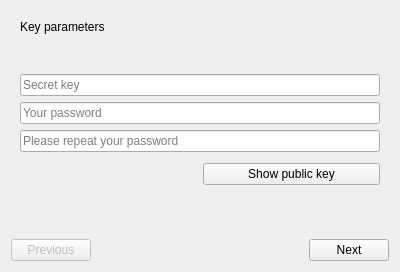
<?xml version="1.0" encoding="UTF-8"?>
<ui version="4.0">
 <class>AccountConfigurationDialog</class>
 <widget class="QDialog" name="AccountConfigurationDialog">
  <property name="geometry">
   <rect>
    <x>0</x>
    <y>0</y>
    <width>400</width>
    <height>272</height>
   </rect>
  </property>
  <property name="windowTitle">
   <string>Add an account</string>
  </property>
  <property name="modal">
   <bool>true</bool>
  </property>
  <layout class="QVBoxLayout" name="verticalLayout">
   <item>
    <widget class="QStackedWidget" name="stacked_pages">
     <property name="currentIndex">
      <number>1</number>
     </property>
     <widget class="QWidget" name="page_init">
      <layout class="QVBoxLayout" name="verticalLayout_4">
       <item>
        <widget class="QGroupBox" name="groupBox">
         <property name="title">
          <string>Account parameters</string>
         </property>
         <layout class="QVBoxLayout" name="verticalLayout_2">
          <item>
           <spacer name="verticalSpacer_3">
            <property name="orientation">
             <enum>Qt::Vertical</enum>
            </property>
            <property name="sizeHint" stdset="0">
             <size>
              <width>20</width>
              <height>40</height>
             </size>
            </property>
           </spacer>
          </item>
          <item>
           <layout class="QHBoxLayout" name="horizontalLayout">
            <item>
             <widget class="QLabel" name="label_action">
              <property name="text">
               <string>Account name (uid)</string>
              </property>
             </widget>
            </item>
            <item>
             <widget class="QLineEdit" name="edit_account_name"/>
            </item>
           </layout>
          </item>
          <item>
           <layout class="QHBoxLayout" name="horizontalLayout_8">
            <property name="topMargin">
             <number>6</number>
            </property>
            <item>
             <spacer name="horizontalSpacer_2">
              <property name="orientation">
               <enum>Qt::Horizontal</enum>
              </property>
              <property name="sizeHint" stdset="0">
               <size>
                <width>40</width>
                <height>20</height>
               </size>
              </property>
             </spacer>
            </item>
            <item>
             <widget class="QPushButton" name="button_delete">
              <property name="styleSheet">
               <string notr="true">color: rgb(255, 0, 0);</string>
              </property>
              <property name="text">
               <string>Delete account</string>
              </property>
             </widget>
            </item>
           </layout>
          </item>
          <item>
           <spacer name="verticalSpacer_4">
            <property name="orientation">
             <enum>Qt::Vertical</enum>
            </property>
            <property name="sizeHint" stdset="0">
             <size>
              <width>20</width>
              <height>40</height>
             </size>
            </property>
           </spacer>
          </item>
         </layout>
        </widget>
       </item>
      </layout>
     </widget>
     <widget class="QWidget" name="page_brainwallet">
      <layout class="QVBoxLayout" name="verticalLayout_7">
       <item>
        <widget class="QLabel" name="label_3">
         <property name="text">
          <string>Key parameters</string>
         </property>
        </widget>
       </item>
       <item>
        <spacer name="verticalSpacer_2">
         <property name="orientation">
          <enum>Qt::Vertical</enum>
         </property>
         <property name="sizeHint" stdset="0">
          <size>
           <width>20</width>
           <height>40</height>
          </size>
         </property>
        </spacer>
       </item>
       <item>
        <layout class="QHBoxLayout" name="horizontalLayout_2">
         <item>
          <layout class="QVBoxLayout" name="verticalLayout_6">
           <item>
            <layout class="QHBoxLayout" name="horizontalLayout_5"/>
           </item>
           <item>
            <widget class="QLineEdit" name="edit_salt">
             <property name="text">
              <string/>
             </property>
             <property name="placeholderText">
              <string>Secret key</string>
             </property>
            </widget>
           </item>
           <item>
            <widget class="QLineEdit" name="edit_password">
             <property name="echoMode">
              <enum>QLineEdit::Password</enum>
             </property>
             <property name="placeholderText">
              <string>Your password</string>
             </property>
            </widget>
           </item>
           <item>
            <widget class="QLineEdit" name="edit_password_repeat">
             <property name="text">
              <string/>
             </property>
             <property name="echoMode">
              <enum>QLineEdit::Password</enum>
             </property>
             <property name="placeholderText">
              <string>Please repeat your password</string>
             </property>
            </widget>
           </item>
           <item>
            <layout class="QHBoxLayout" name="horizontalLayout_6">
             <property name="topMargin">
              <number>5</number>
             </property>
             <item>
              <widget class="QLabel" name="label_info">
               <property name="text">
                <string/>
               </property>
              </widget>
             </item>
             <item>
              <widget class="QPushButton" name="button_generate">
               <property name="text">
                <string>Show public key</string>
               </property>
              </widget>
             </item>
            </layout>
           </item>
          </layout>
         </item>
        </layout>
       </item>
       <item>
        <spacer name="verticalSpacer">
         <property name="orientation">
          <enum>Qt::Vertical</enum>
         </property>
         <property name="sizeHint" stdset="0">
          <size>
           <width>20</width>
           <height>40</height>
          </size>
         </property>
        </spacer>
       </item>
      </layout>
     </widget>
     <widget class="QWidget" name="page__communities">
      <layout class="QVBoxLayout" name="verticalLayout_5">
       <item>
        <widget class="QGroupBox" name="groupBox_2">
         <property name="title">
          <string>Communities</string>
         </property>
         <layout class="QVBoxLayout" name="verticalLayout_3">
          <item>
           <widget class="QListView" name="list_communities">
            <property name="contextMenuPolicy">
             <enum>Qt::DefaultContextMenu</enum>
            </property>
           </widget>
          </item>
          <item>
           <layout class="QHBoxLayout" name="horizontalLayout_3">
            <item>
             <widget class="QPushButton" name="button_add_community">
              <property name="text">
               <string>Add a community</string>
              </property>
             </widget>
            </item>
            <item>
             <widget class="QPushButton" name="button_remove_community">
              <property name="text">
               <string>Remove selected community</string>
              </property>
             </widget>
            </item>
           </layout>
          </item>
         </layout>
        </widget>
       </item>
      </layout>
     </widget>
    </widget>
   </item>
   <item>
    <layout class="QHBoxLayout" name="horizontalLayout_4">
     <property name="topMargin">
      <number>5</number>
     </property>
     <item>
      <widget class="QPushButton" name="button_previous">
       <property name="enabled">
        <bool>false</bool>
       </property>
       <property name="text">
        <string>Previous</string>
       </property>
      </widget>
     </item>
     <item>
      <spacer name="horizontalSpacer">
       <property name="orientation">
        <enum>Qt::Horizontal</enum>
       </property>
       <property name="sizeHint" stdset="0">
        <size>
         <width>40</width>
         <height>20</height>
        </size>
       </property>
      </spacer>
     </item>
     <item>
      <widget class="QPushButton" name="button_next">
       <property name="text">
        <string>Next</string>
       </property>
      </widget>
     </item>
    </layout>
   </item>
  </layout>
 </widget>
 <resources/>
 <connections>
  <connection>
   <sender>button_add_community</sender>
   <signal>clicked()</signal>
   <receiver>AccountConfigurationDialog</receiver>
   <slot>open_process_add_community()</slot>
   <hints>
    <hint type="sourcelabel">
     <x>109</x>
     <y>237</y>
    </hint>
    <hint type="destinationlabel">
     <x>199</x>
     <y>149</y>
    </hint>
   </hints>
  </connection>
  <connection>
   <sender>button_remove_community</sender>
   <signal>clicked()</signal>
   <receiver>AccountConfigurationDialog</receiver>
   <slot>action_remove_community()</slot>
   <hints>
    <hint type="sourcelabel">
     <x>290</x>
     <y>237</y>
    </hint>
    <hint type="destinationlabel">
     <x>199</x>
     <y>149</y>
    </hint>
   </hints>
  </connection>
  <connection>
   <sender>list_communities</sender>
   <signal>doubleClicked(QModelIndex)</signal>
   <receiver>AccountConfigurationDialog</receiver>
   <slot>open_process_edit_community(QModelIndex)</slot>
   <hints>
    <hint type="sourcelabel">
     <x>199</x>
     <y>180</y>
    </hint>
    <hint type="destinationlabel">
     <x>199</x>
     <y>149</y>
    </hint>
   </hints>
  </connection>
  <connection>
   <sender>button_next</sender>
   <signal>clicked()</signal>
   <receiver>AccountConfigurationDialog</receiver>
   <slot>next()</slot>
   <hints>
    <hint type="sourcelabel">
     <x>349</x>
     <y>278</y>
    </hint>
    <hint type="destinationlabel">
     <x>199</x>
     <y>149</y>
    </hint>
   </hints>
  </connection>
  <connection>
   <sender>button_previous</sender>
   <signal>clicked()</signal>
   <receiver>AccountConfigurationDialog</receiver>
   <slot>previous()</slot>
   <hints>
    <hint type="sourcelabel">
     <x>49</x>
     <y>278</y>
    </hint>
    <hint type="destinationlabel">
     <x>199</x>
     <y>149</y>
    </hint>
   </hints>
  </connection>
  <connection>
   <sender>edit_salt</sender>
   <signal>textChanged(QString)</signal>
   <receiver>AccountConfigurationDialog</receiver>
   <slot>action_edit_account_key()</slot>
   <hints>
    <hint type="sourcelabel">
     <x>199</x>
     <y>69</y>
    </hint>
    <hint type="destinationlabel">
     <x>199</x>
     <y>118</y>
    </hint>
   </hints>
  </connection>
  <connection>
   <sender>edit_password</sender>
   <signal>textChanged(QString)</signal>
   <receiver>AccountConfigurationDialog</receiver>
   <slot>action_edit_account_key()</slot>
   <hints>
    <hint type="sourcelabel">
     <x>199</x>
     <y>98</y>
    </hint>
    <hint type="destinationlabel">
     <x>199</x>
     <y>118</y>
    </hint>
   </hints>
  </connection>
  <connection>
   <sender>edit_password_repeat</sender>
   <signal>textChanged(QString)</signal>
   <receiver>AccountConfigurationDialog</receiver>
   <slot>action_edit_account_key()</slot>
   <hints>
    <hint type="sourcelabel">
     <x>199</x>
     <y>127</y>
    </hint>
    <hint type="destinationlabel">
     <x>199</x>
     <y>118</y>
    </hint>
   </hints>
  </connection>
  <connection>
   <sender>edit_account_name</sender>
   <signal>textChanged(QString)</signal>
   <receiver>AccountConfigurationDialog</receiver>
   <slot>action_edit_account_parameters()</slot>
   <hints>
    <hint type="sourcelabel">
     <x>240</x>
     <y>110</y>
    </hint>
    <hint type="destinationlabel">
     <x>199</x>
     <y>118</y>
    </hint>
   </hints>
  </connection>
  <connection>
   <sender>button_generate</sender>
   <signal>clicked()</signal>
   <receiver>AccountConfigurationDialog</receiver>
   <slot>action_show_pubkey()</slot>
   <hints>
    <hint type="sourcelabel">
     <x>290</x>
     <y>161</y>
    </hint>
    <hint type="destinationlabel">
     <x>199</x>
     <y>118</y>
    </hint>
   </hints>
  </connection>
  <connection>
   <sender>button_delete</sender>
   <signal>clicked()</signal>
   <receiver>AccountConfigurationDialog</receiver>
   <slot>action_delete_account()</slot>
   <hints>
    <hint type="sourcelabel">
     <x>325</x>
     <y>146</y>
    </hint>
    <hint type="destinationlabel">
     <x>199</x>
     <y>118</y>
    </hint>
   </hints>
  </connection>
 </connections>
 <slots>
  <slot>open_process_add_community()</slot>
  <slot>key_changed(int)</slot>
  <slot>action_remove_community()</slot>
  <slot>open_process_edit_community(QModelIndex)</slot>
  <slot>next()</slot>
  <slot>previous()</slot>
  <slot>open_import_key()</slot>
  <slot>open_generate_account_key()</slot>
  <slot>action_edit_account_key()</slot>
  <slot>action_edit_account_parameters()</slot>
  <slot>action_show_pubkey()</slot>
  <slot>action_delete_account()</slot>
 </slots>
</ui>
